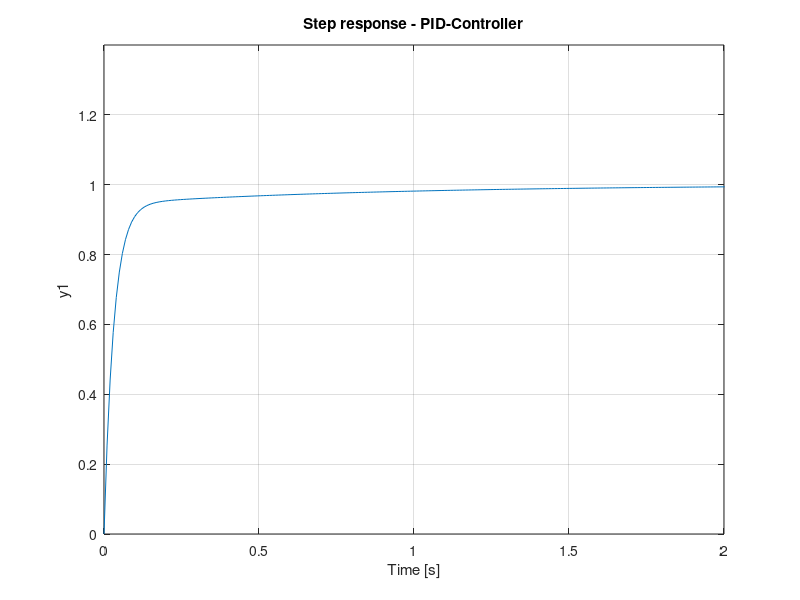

This chart was generated by the following MATLAB code:
%% Introduction to PID-controller design
%  This introduction gives you a short overview how the different parts of
%  a PID-controller work.

%%%%%%%%%%%%%%%%%%%%%%%% NOTE %%%%%%%%%%%%%%%%%%%%%%%%%%
% Do not forget to add ypur system's transfer function before running the
% code!
%%%%%%%%%%%%%%%%%%%%%%%%%%%%%%%%%%%%%%%%%%%%%%%%%%%%%%%%
close all
clc
clear all

%% mass, spring and damper values and transfer function
%Modified by Eric
M =20;% 395;%values taken from inital.m file - 20 was predefined                    % mass in kg - 395 Kg
K = 400;%22000;%values taken from inital.m file - 400 was predefined                   % spring stiffness coeficient in N/m - 22000
C = 200;%1500;%values taken from inital.m file - 200 was predefined                    % damping coefficient in Ns/m    4500
s = tf('s');                % LaPlace parameter




t = 0:0.01:2;
%% plot the step response of the different controllers (P,PD,PI and PID)
KP = 5000;
KI = 0;
KD = 0;

subplot(2,2,1)
T =  1/(M*s*s+C*s+K);
Ctrl = pid(5000,0,0);
S = feedback(Ctrl*T,1);
step(S);
grid on;
title('Step response - P-Controller');
xlim([0 2]);
ylim([0 1.4]);
subplot(2,2,2)
T =  1/(M*s*s+C*s+K);
Ctrl = pid(5000,0,100);
S = feedback(Ctrl*T,1);
step(S);
grid on;
title('Step response - PD-Controller');
xlim([0 2]);
ylim([0 1.4]);
subplot(2,2,3)
T =  1/(M*s*s+C*s+K);
Ctrl = pid(600,1400,0);
S = feedback(Ctrl*T,1);
step(S);
grid on;
title('Step response - PI-Controller');
xlim([0 2]);
ylim([0 1.4]);
subplot(2,2,4)
T =  1/(M*s*s+C*s+K);
Ctrl = pid(5000,5000,600);
S = feedback(Ctrl*T,1);
step(S);
grid on;
title('Step response - PID-Controller');
xlim([0 2]);
ylim([0 1.4]);


%% Included by Eric
%Task 1.d
%pzmap(T) %two stable poles, system is stable - P = 0 (number of unstable
%poles as defined in the lecture
%nyquist(pid(6e3,0e5,0e5)*T) %P-Controller Z = 0 (number of encircled -1) , N = 0 --> stable
%nyquist(pid(2e5,0e5,1e4)*T) %PD-Controller Z = 0, N = 0 --> stable
%nyquist(pid(1e1,2e4,0e4)*T) %PI-Controller Z = 0, N = 0 --> stable
%nyquist(pid(2e5,5e5,5e5)*T) %PID-Controller Z = 0, N = 0 --> stable